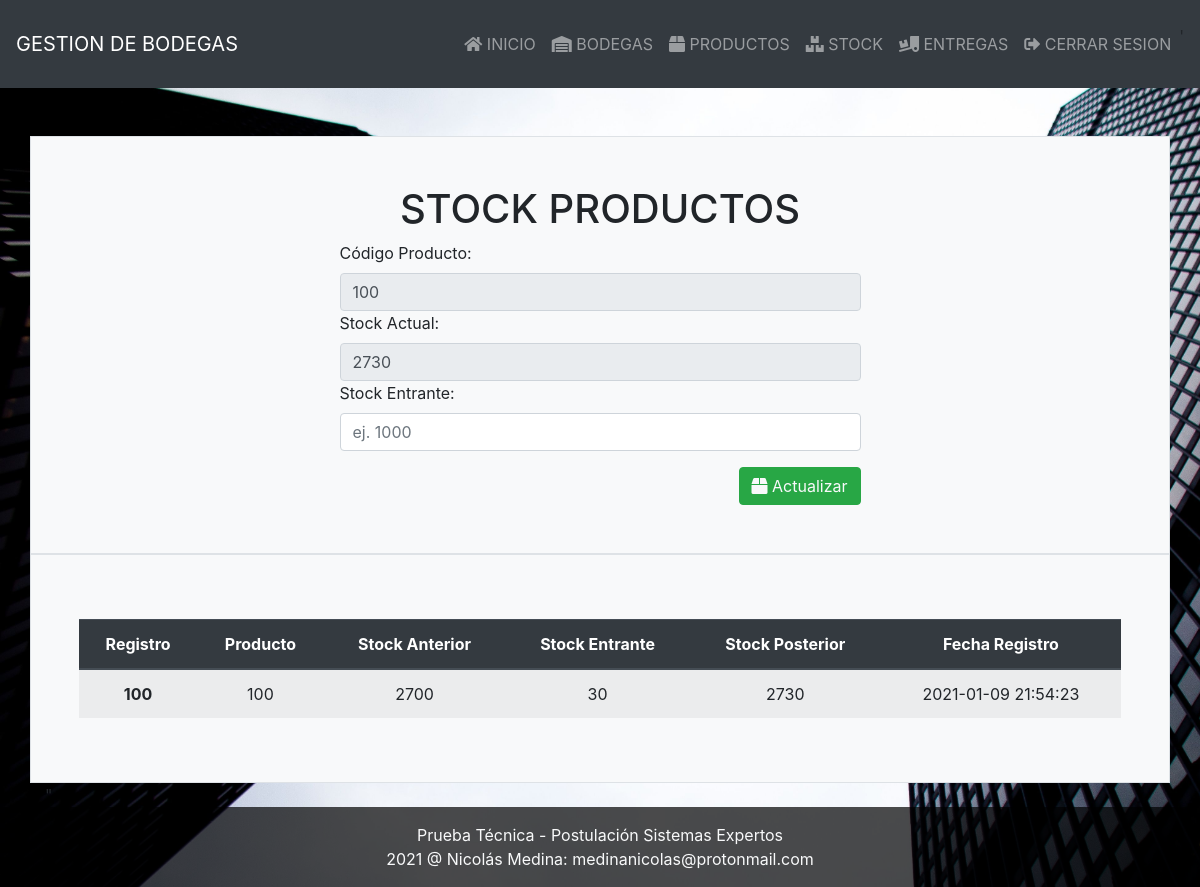
Page /admin/stock/index.php?id=100 (signed in) on the committed database.
### tables this page shows
CREATE TABLE IF NOT EXISTS producto(
	id_producto INT(5) UNSIGNED NOT NULL AUTO_INCREMENT,
	nombre_producto VARCHAR(60) NOT NULL,
	precio_producto INT(9) UNSIGNED NOT NULL,
	descripcion_producto VARCHAR(200) NOT NULL,
	stock_producto INT(9) UNSIGNED NOT NULL,
	id_marca INT(5) UNSIGNED NOT NULL,
	id_categoria INT(5) UNSIGNED NOT NULL,
	id_bodega INT(5) UNSIGNED NOT NULL,
	PRIMARY KEY(id_producto),
	FOREIGN KEY(id_marca) REFERENCES marca(id_marca),
	FOREIGN KEY(id_categoria) REFERENCES categoria(id_categoria),
	FOREIGN KEY(id_bodega) REFERENCES bodega(id_bodega) ON DELETE CASCADE
)CHARSET=utf8, AUTO_INCREMENT = 100;

CREATE TABLE IF NOT EXISTS registro_stock(
	id_registro INT(5) UNSIGNED NOT NULL AUTO_INCREMENT,
	id_producto INT(5) UNSIGNED NOT NULL,
	stock_antes INT(9) UNSIGNED NOT NULL,
	stock_entrante INT(9) UNSIGNED NOT NULL,
	stock_despues INT(9) UNSIGNED NOT NULL,
	fecha_registro TIMESTAMP DEFAULT CURRENT_TIMESTAMP,
	PRIMARY KEY(id_registro),
	FOREIGN KEY(id_producto) REFERENCES producto(id_producto)
)CHARSET=utf8, AUTO_INCREMENT = 100;

### admin/stock/index.php (the view, shortened to what this page needs)
<?php
    require_once '../../config/conexion.php';
?>
<!DOCTYPE html>
<html lang="en">
<head>
    <?php include_once '../../base/header.inc'; ?>
</head>
<body>
    <?php include_once '../../base/nav.inc'; ?>
    <div class="container pt-5">
    <div class="row justify-content-center p-5 border bg-light">
        <div class="col-6 p-0">
            <h1 class="text-center">STOCK PRODUCTOS</h1>
            <?php
                if(isset($_GET['id'])){
                    $id = $_GET['id'];
                    $sql = "SELECT id_producto, stock_producto FROM producto WHERE id_producto = '$id'";
                    if($resultado = $conexion->query($sql)){
                        if($resultado->num_rows>0){
                                $producto = $resultado->fetch_assoc();
                            $stock = $producto['stock_producto'];
                            echo '<form action="." method="POST" enctype="application/x-www-form-urlencoded">';
                            echo '<label for="id_producto">Código Producto:</label>';
                            echo '<input type="text" class="form-control" value="'.$id.'" name="id_producto" readonly>';
                            echo '<label>Stock Actual:</label>';
                            echo '<input readonly type="text" class="form-control" value="'.$stock.'">';
                            echo '<label for="stock_producto">Stock Entrante:</label>';
                            echo '<input type="text" class="form-control" placeholder="ej. 1000" name="stock_producto">';
                            echo '<button type="submit" class="text-light btn btn-success mt-3 float-right"><i class="fas fa-box"></i> Actualizar</button>';
                            echo '</form>';
                        }else{
                            die(header('Location:http://localhost/admin/stock/?message=not-found'));
                        }
                    }else{
                        die(header('Location:http://localhost/admin/stock/?message=error-db'));
                    }
                }else{
                    echo '<h4 class="text-center text-muted">No se ha seleccionado ningun producto</h4>';
                }
            ?>
        </div>
    </div>
    <?php
    $sql = "SELECT * FROM registro_stock";
    if($resultado = $conexion->query($sql)){
        if($resultado->num_rows>0){
            echo '<div class="row justify-content-center p-5 border bg-light">';
            echo '<div class="col-12 p-0 mt-3">';
            echo '<table class="table table-striped table-hover">
                <thead class="thead-dark">
                <tr">
                    <th class="text-center" scope="col">Registro</th>
                    <th class="text-center" scope="col">Producto</th>
                    <th class="text-center" scope="col">Stock Anterior</th>
                    <th class="text-center" scope="col">Stock Entrante</th>
                    <th class="text-center" scope="col">Stock Posterior</th>
                    <th class="text-center" scope="col">Fecha Registro</th>
                </tr>
                </thead>
                ';
            echo "<tbody>";
            while($registro = $resultado->fetch_assoc()){
                echo "<tr>
                    <th class='text-center' scope='row'>" . $registro['id_registro'] . "</th>
                    <td class='text-center'>" . $registro['id_producto'] . "</td>
                    <td class='text-center'>" . $registro['stock_antes'] . "</td>
                    <td class='text-center'>" . $registro['stock_entrante'] . "</td>
                    <td class='text-center'>" . $registro['stock_despues'] . "</td>
                    <td class='text-center'>" . $registro['fecha_registro'] . "</td>
                    </tr>
                    ";
            }
            echo "</tbody>
                </table>
                ";
            echo '</div>';
            echo '</div>"';
        }
    }
    ?>
    </div>
    <?php include_once '../../base/footer.inc'; ?>
</body>
</html>

### css/style.css (style rules this page uses)
body { display: flex; min-height: 100vh; flex-direction: column; background-image: url('../base/images/arch1.jpg'); background-size: cover;; }

### rows in the picture
producto: stock_producto "2730"
registro_stock: id_registro "100", id_producto "100", stock_antes "2700", stock_entrante "30", stock_despues "2730", fecha_registro "2021-01-09 21:54:23"
